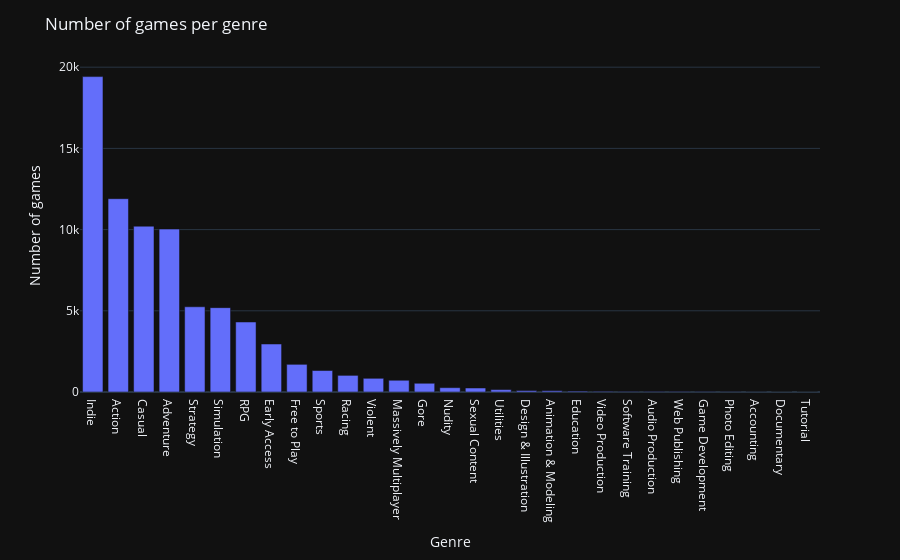

The notebook cell this image was saved under:
### Code cell
# plot the number of games per genre
fig = px.bar(games['genres'].explode().value_counts(), x=games['genres'].explode().value_counts().index, y=games['genres'].explode().value_counts().values)
fig.update_layout(title='Number of games per genre', xaxis_title='Genre', yaxis_title='Number of games')
fig.show()

### Figure 1 — Plotly figure (JSON) as saved in the notebook; plotly's stock layout.template omitted (floating-point values rounded to 4 significant figures)
{"data": [{"alignmentgroup": "True", "hovertemplate": "x=%{x}<br>y=%{y}<extra></extra>", "legendgroup": "", "marker": {"color": "#636efa", "pattern": {"shape": ""}}, "name": "", "offsetgroup": "", "orientation": "v", "showlegend": false, "textposition": "auto", "x": ["Indie", "Action", "Casual", "Adventure", "Strategy", "Simulation", "RPG", "Early Access", "Free to Play", "Sports", "Racing", "Violent", "Massively Multiplayer", "Gore", "Nudity", "Sexual Content", "Utilities", "Design & Illustration", "Animation & Modeling", "Education", "Video Production", "Software Training", "Audio Production", "Web Publishing", "Game Development", "Photo Editing", "Accounting", "Documentary", "Tutorial"], "xaxis": "x", "y": [19421, 11903, 10210, 10032, 5247, 5194, 4311, 2954, 1704, 1322, 1024, 843, 723, 537, 266, 245, 146, 87, 79, 51, 38, 31, 29, 28, 17, 12, 6, 1, 1], "yaxis": "y", "type": "bar"}], "layout": {"xaxis": {"anchor": "y", "domain": [0.0, 1.0], "title": {"text": "Genre"}}, "yaxis": {"anchor": "x", "domain": [0.0, 1.0], "title": {"text": "Number of games"}}, "legend": {"tracegroupgap": 0}, "margin": {"t": 60}, "barmode": "relative", "title": {"text": "Number of games per genre"}}}
